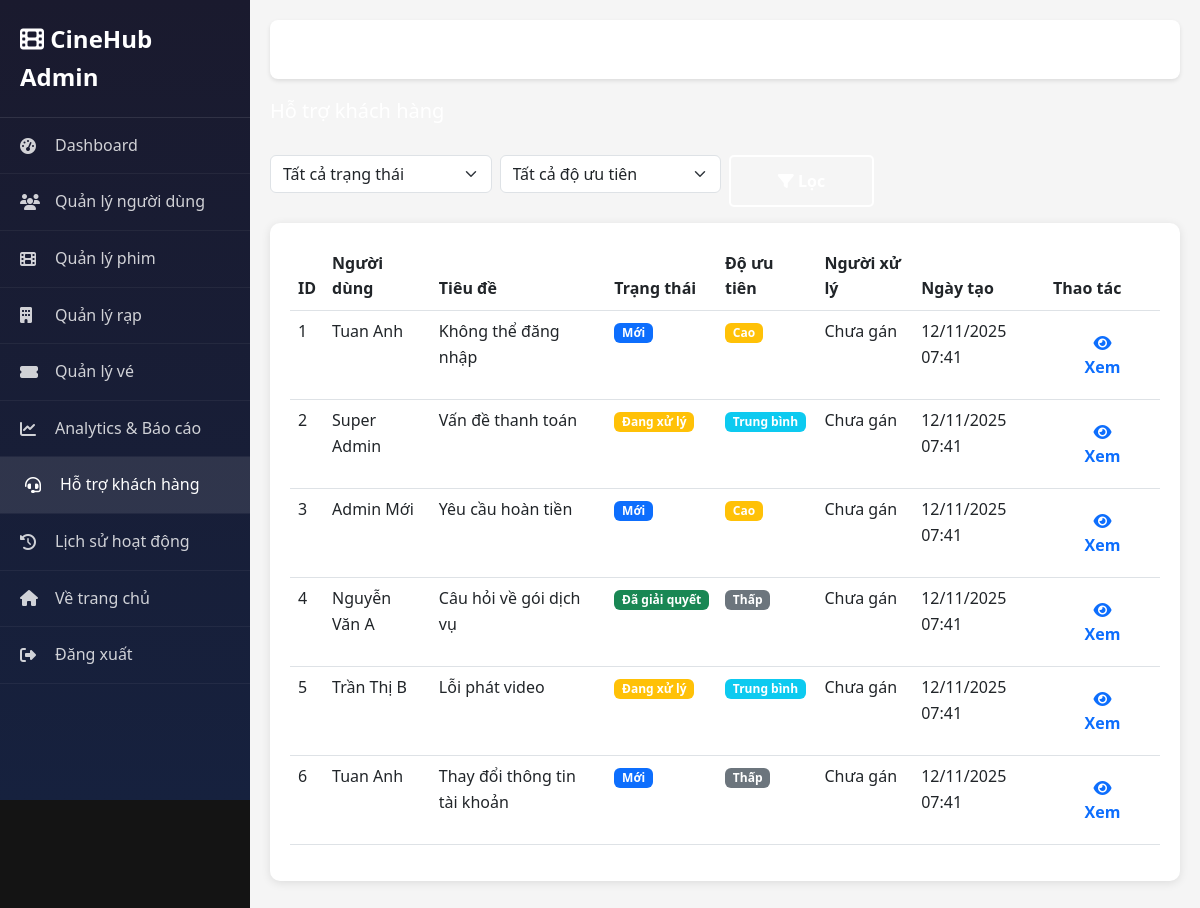
The page /?route=admin/support (signed in) on the database its author committed.
### tables this page shows
CREATE TABLE `support_tickets` (
  `id` int(11) NOT NULL,
  `user_id` int(11) NOT NULL,
  `subject` varchar(255) NOT NULL,
  `message` text NOT NULL,
  `status` enum('Mới','Đang xử lý','Đã giải quyết','Đã đóng') DEFAULT 'Mới',
  `priority` enum('Thấp','Trung bình','Cao','Khẩn cấp') DEFAULT 'Trung bình',
  `tags` varchar(255) DEFAULT NULL,
  `assigned_to` int(11) DEFAULT NULL,
  `created_at` timestamp NOT NULL DEFAULT current_timestamp(),
  `updated_at` timestamp NOT NULL DEFAULT current_timestamp() ON UPDATE current_timestamp()
);

CREATE TABLE `users` (
  `id` int(11) NOT NULL,
  `name` varchar(100) NOT NULL,
  `email` varchar(120) NOT NULL,
  `password` varchar(255) NOT NULL,
  `avatar` varchar(255) DEFAULT NULL,
  `birthdate` date DEFAULT NULL,
  `rank` enum('Bronze','Silver','Gold','Platinum') DEFAULT 'Bronze',
  `points` int(11) DEFAULT 0,
  `subscription_id` int(11) DEFAULT NULL,
  `status` enum('active','inactive','banned') DEFAULT 'active',
  `email_verified` tinyint(1) DEFAULT 0,
  `created_at` timestamp NOT NULL DEFAULT current_timestamp(),
  `updated_at` timestamp NOT NULL DEFAULT current_timestamp() ON UPDATE current_timestamp(),
  `role` enum('user','admin','moderator') DEFAULT 'user',
  `is_active` tinyint(1) DEFAULT 1,
  `last_login` datetime DEFAULT NULL
);

### modules/admin/AdminController.php (called while the page is built, shortened)
<?php
require_once __DIR__ . '/../../core/Controller.php';
require_once __DIR__ . '/../../core/Database.php';
class AdminController extends Controller {
    protected function adminView($view, $data = []) {
        extract($data);
        require_once __DIR__ . '/views/' . $view . '.php';
        require_once __DIR__ . '/views/layout.php';
    }
    public function support() {
        $db = Database::getInstance();
        $user = AdminMiddleware::checkAdmin();
        $tickets = $db->fetchAll("
            SELECT st.*, u.name as user_name, u.email
            FROM support_tickets st
            JOIN users u ON st.user_id = u.id
            ORDER BY st.created_at DESC
        ");
        $this->adminView('support', [
            'tickets' => $tickets,
            'user' => $user,
            'title' => 'Hỗ trợ',
            'current_page' => 'support'
        ]);
    }
}
?>

### index.php (called while the page is built, shortened)
<?php
$route = $_GET['route'] ?? 'home/index';
$parts = explode('/', $route);
$controllerMap = [
    'auth' => 'AuthController',
    'profile' => 'ProfileController'
];
$firstPart = $parts[0];
$controllerName = null;
if (isset($controllerMap[$firstPart])) {
    $controllerName = $controllerMap[$firstPart];
    $controllerPath = __DIR__ . '/modules/user/' . $controllerName . '.php';
    if (file_exists($controllerPath) && !class_exists($controllerName)) {
        require_once $controllerPath;
    }
} else {
    $controllerName = ucfirst($firstPart) . 'Controller';
}
$action = '';
if (count($parts) >= 3) {
    $action = $parts[1] . ucfirst($parts[2]);
} else {
    $action = $parts[1] ?? 'index';
}
try {
    $controller = new $controllerName();
    $controller->$action();
} catch (Exception $e) {
    if ($controllerName !== 'HomeController') {
        $controllerName = 'HomeController';
        $controller = new $controllerName();
        $controller->index();
    } else {
        die('Error: Controller not found');
    }
}
?>

### core/Database.php (called while the page is built, shortened)
<?php
class Database {
    private static $instance = null;
    private $pdo;
    private $host = 'localhost';
    private $port = 3306;
    private $dbname = 'cinehub';
    private $username = 'root';
    private $password = '';
    private $charset = 'utf8mb4';
    private function __construct() {
        try {
            $dsn = "mysql:host={$this->host};port={$this->port};dbname={$this->dbname};charset={$this->charset}";
            $this->pdo = new PDO($dsn, $this->username, $this->password);
            $this->pdo->setAttribute(PDO::ATTR_ERRMODE, PDO::ERRMODE_EXCEPTION);
            $this->pdo->setAttribute(PDO::ATTR_DEFAULT_FETCH_MODE, PDO::FETCH_ASSOC);
        } catch(PDOException $e) {
            die("Lỗi kết nối database: " . $e->getMessage() .
                "<br><br>Vui lòng kiểm tra:<br>" .
                "1. MySQL đã được khởi động chưa?<br>" .
                "2. Database '{$this->dbname}' đã được tạo chưa?<br>" .
                "3. Password MySQL có đúng không? (hiện tại: " . ($this->password ?: 'rỗng') . ")<br>" .
                "4. Port MySQL có đúng không? (hiện tại: {$this->port})<br>" .
                "5. Nếu cần thay đổi password hoặc port, sửa file core/Database.php");
        }
    }
    public static function getInstance() {
        if (self::$instance === null) {
            self::$instance = new self();
        }
        return self::$instance;
    }
    public function query($sql, $params = []) {
        $stmt = $this->pdo->prepare($sql);
        $stmt->execute($params);
        return $stmt;
    }
    public function fetchAll($sql, $params = []) {
        return $this->query($sql, $params)->fetchAll();
    }
}
?>

### modules/admin/views/support.php (the view, shortened to what this page needs)
<div class="d-flex justify-content-between align-items-center mb-4">
    <h5>Hỗ trợ khách hàng</h5>
</div>
<form method="GET" class="mb-3">
    <div class="row g-2">
        <div class="col-md-3">
            <select name="status" class="form-select">
                <option value="">Tất cả trạng thái</option>
            </select>
        </div>
        <div class="col-md-3">
            <select name="priority" class="form-select">
                <option value="">Tất cả độ ưu tiên</option>
            </select>
        </div>
        <div class="col-md-2">
            <button type="submit" class="btn btn-secondary w-100">
                <i class="fas fa-filter"></i> Lọc
            </button>
        </div>
    </div>
</form>
<div class="stat-card">
    <div class="table-responsive">
        <table class="table table-hover">
            <thead>
                <tr>
                    <th>ID</th>
                    <th>Người dùng</th>
                    <th>Tiêu đề</th>
                    <th>Trạng thái</th>
                    <th>Độ ưu tiên</th>
                    <th>Người xử lý</th>
                    <th>Ngày tạo</th>
                    <th>Thao tác</th>
                </tr>
            </thead>
            <tbody>
                <?php if (empty($tickets)): ?>
                    <tr>
                        <td colspan="8" class="text-center text-muted">Không có ticket nào</td>
                    </tr>
                <?php else: ?>
                    <?php foreach ($tickets as $ticket): ?>
                        <tr>
                            <td><?php echo $ticket['id']; ?></td>
                            <td>
                                <div><?php echo htmlspecialchars($ticket['user_name']); ?></div>
                            </td>
                            <td><?php echo htmlspecialchars($ticket['subject']); ?></td>
                            <td>
                                <span class="badge bg-<?php
                                    echo match($ticket['status']) {
                                        'Mới' => 'primary',
                                        'Đang xử lý' => 'warning',
                                        'Đã giải quyết' => 'success',
                                        default => 'secondary'
                                    };
                                ?>">
                                    <?php echo htmlspecialchars($ticket['status']); ?>
                                </span>
                            </td>
                            <td>
                                <span class="badge bg-<?php
                                    echo match($ticket['priority']) {
                                        'Khẩn cấp' => 'danger',
                                        'Cao' => 'warning',
                                        'Trung bình' => 'info',
                                        default => 'secondary'
                                    };
                                ?>">
                                    <?php echo htmlspecialchars($ticket['priority']); ?>
                                </span>
                            </td>
                            <td><?php echo htmlspecialchars($ticket['assigned_name'] ?? 'Chưa gán'); ?></td>
                            <td><?php echo date('d/m/Y H:i', strtotime($ticket['created_at'])); ?></td>
                            <td>
                                <a href="?route=admin/support/view&id=<?php echo $ticket['id']; ?>" class="btn btn-sm btn-outline-primary">
                                    <i class="fas fa-eye"></i> Xem
                                </a>
                            </td>
                        </tr>
                    <?php endforeach; ?>
                <?php endif; ?>
            </tbody>
        </table>
    </div>
</div>

### style.css (style rules this page uses)
* { margin: 0; padding: 0; box-sizing: border-box; }
:root { --primary-color: #e50914; --secondary-color: #f5f5f1; --dark-bg: #141414; --light-bg: #ffffff; --text-primary: #ffffff; --text-secondary: #b3b3b3; --text-dark: #333333; --border-color: #333333; --success-color: #28a745; --error-color: #dc3545; --warning-color: #ffc107; --info-color: #17a2b8; }
body { font-family: 'Segoe UI', Tahoma, Geneva, Verdana, sans-serif; background-color: var(--dark-bg); color: var(--text-primary); line-height: 1.6; }
.btn { padding: 0.75rem 1.5rem; border: none; border-radius: 5px; cursor: pointer; text-decoration: none; display: inline-block; transition: all 0.3s; font-size: 1rem; font-weight: 600; }
.btn-secondary { background-color: transparent; color: var(--text-primary); border: 2px solid var(--text-primary); }

### modules/admin/views/layout.php (style rules this page uses)
.stat-card { background: #fff; border-radius: 10px; padding: 20px; box-shadow: 0 2px 10px rgba(0,0,0,0.1); margin-bottom: 20px; }

### rows shown on the page
support_tickets: id "1", user.name "Tuan Anh", subject "Không thể đăng nhập", status "Mới", priority "Cao", assigned_name "Chưa gán", created_at "12/11/2025 07:41"
support_tickets: id "2", user.name "Super Admin", subject "Vấn đề thanh toán", status "Đang xử lý", priority "Trung bình", assigned_name "Chưa gán", created_at "12/11/2025 07:41"
support_tickets: id "3", user.name "Admin Mới", subject "Yêu cầu hoàn tiền", status "Mới", priority "Cao", assigned_name "Chưa gán", created_at "12/11/2025 07:41"
support_tickets: id "4", user.name "Nguyễn Văn A", subject "Câu hỏi về gói dịch vụ", status "Đã giải quyết", priority "Thấp", assigned_name "Chưa gán", created_at "12/11/2025 07:41"
support_tickets: id "5", user.name "Trần Thị B", subject "Lỗi phát video", status "Đang xử lý", priority "Trung bình", assigned_name "Chưa gán", created_at "12/11/2025 07:41"
support_tickets: id "6", user.name "Tuan Anh", subject "Thay đổi thông tin tài khoản", status "Mới", priority "Thấp", assigned_name "Chưa gán", created_at "12/11/2025 07:41"
